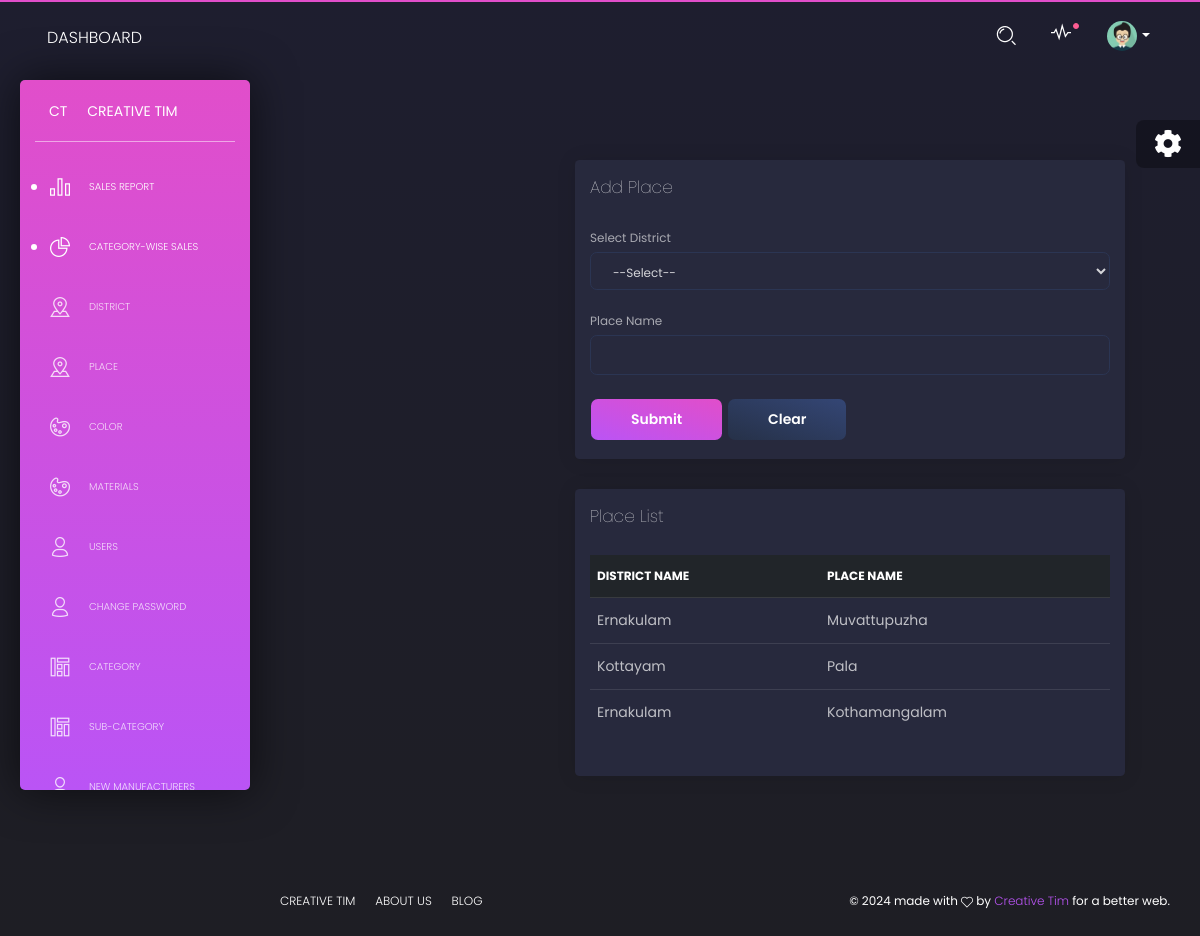
Page /PROJECT/Admin/Place.php on the committed database.
### tables this page shows
CREATE TABLE `tbl_place` (
  `place_id` int(11) NOT NULL,
  `place_name` varchar(50) NOT NULL,
  `district_id` int(11) NOT NULL
);

CREATE TABLE `tbl_district` (
  `district_id` int(11) NOT NULL,
  `district_name` varchar(30) NOT NULL
);

### PROJECT/Admin/Place.php (the view, shortened to what this page needs)
<?php
include("../Assets/Connection/connection.php");
include("Head.php");
		?>
<!DOCTYPE html PUBLIC "-//W3C//DTD XHTML 1.0 Transitional//EN" "http://www.w3.org/TR/xhtml1/DTD/xhtml1-transitional.dtd">
<html xmlns="http://www.w3.org/1999/xhtml">
<head>
</head>
<body>
    <div class="content">
        <div class="container-fluid">
            <div class="row">
                <div class="col-md-12">
                    <div class="card">
                        <div class="card-header">
                            <h4 class="card-title">Add Place</h4>
                        </div>
                        <div class="card-body">
                            <form id="form1" name="form1" method="post" action="">
                                <div class="form-group">
                                    <label for="sel_dis">Select District</label>
                                    <select name="sel_dis" required id="sel_dis" class="form-control">
                                        <option>--Select--</option>
                                    </select>
                                </div>
                                <div class="form-group">
                                    <label for="txt_place">Place Name</label>
                                    <input required type="text" name="txt_place" id="txt_place" class="form-control" />
                                </div>
                                <button type="submit" name="btn_submit" id="btn_submit" class="btn btn-primary">Submit</button>
                                <button type="reset" name="btn_clear" id="btn_clear" class="btn btn-secondary">Clear</button>
                            </form>
                        </div>
                    </div>
                </div>
                <div class="col-md-12">
                    <div class="card">
                        <div class="card-header">
                            <h4 class="card-title">Place List</h4>
                        </div>
                        <div class="card-body">
                            <div class="table-responsive">
                                <table class="table">
                                    <thead class="thead-dark">
                                        <tr>
                                            <th>District Name</th>
                                            <th>Place Name</th>
                                        </tr>
                                    </thead>
                                    <tbody>
                                        <?php
                                        $SelQry = "SELECT tbl_place.*, tbl_district.district_name FROM tbl_place
                                                   INNER JOIN tbl_district ON tbl_place.district_id = tbl_district.district_id";
                                        $result = $Con->query($SelQry);
                                        while ($row = $result->fetch_assoc()) {
                                        ?>
                                        <tr>
                                            <td><?php echo htmlspecialchars($row['district_name']); ?></td>
                                            <td><?php echo htmlspecialchars($row['place_name']); ?></td>
                                        </tr>
                                        <?php } ?>
                                    </tbody>
                                </table>
                            </div>
                        </div>
                    </div>
                </div>
            </div>
        </div>
    </div>
</body>
</html>
<?php
            include("Foot.php");
            ?>

### PROJECT/Admin/Place.php (style rules this page uses)
.btn-secondary { background-color: #6c757d; border-color: #6c757d; color: white; }

### rows in the picture
tbl_place: district.district_name "Ernakulam", place_name "Muvattupuzha"
tbl_place: district.district_name "Kottayam", place_name "Pala"
tbl_place: district.district_name "Ernakulam", place_name "Kothamangalam"
